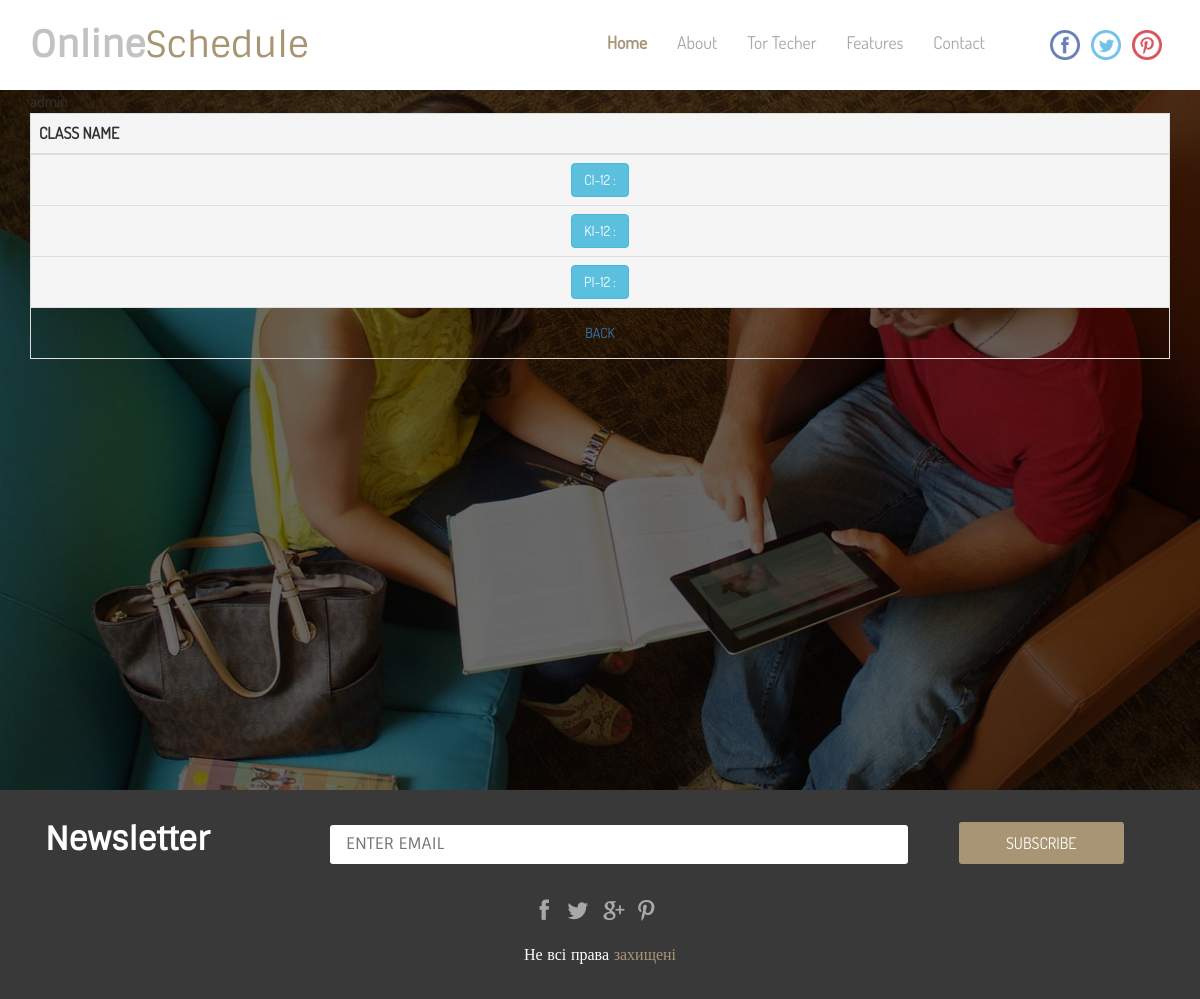
The app's page /groups/ with its own data.
### core/models.py (models this page shows, shortened)
class Class(models.Model):
    name = models.CharField(max_length=5)

### core/views.py (the view)
# urls.py: path('groups/', StudentGroupsView.as_view(), name='student_groups'),
class StudentGroupsView(TemplateView):
    template_name = 'groups.html'
    def get_context_data(self, **kwargs):
        context = super().get_context_data(**kwargs)
        context['student_groups'] = Class.objects.all()
        context['name'] = 'admin'
        return context

### core/templates/groups.html
{% extends 'base.html' %}
{% block content %}
<p class="title">{{name}}</p>
<div class="table-responsive">
  <table class="table table-striped table-bordered  text-center">
    <thead>
      <tr class="active">
        <th class="text-uppercase">Class name</th>
      </tr>
    </thead>
    <tbody>
      {% for group in student_groups %}
        <tr class="active">
          <p>
            <td><a href="{% url 'student_group' name=group.name %}" class='btn btn-info  text-uppercase' role='button'>{{group.name}} :</a></td>
          </p>
        </tr>
      {% endfor %}
      <td colspan="5"><a href="{% url 'index' %}" class='btn btn-dark text-uppercase table-striped' role='button'>Back</a></td>
    </tbody>
  </table>
</div>
{% endblock %}

### core/static/core/css/style.css (style rules this page uses)
p { margin: 0; }
html, body { font-family: 'DosisRegular'; font-size: 100%; background:#fff; }

### records on screen
Class: name "CI-12"
Class: name "KI-12"
Class: name "PI-12"

### other values on screen
{{ name }} "admin"
